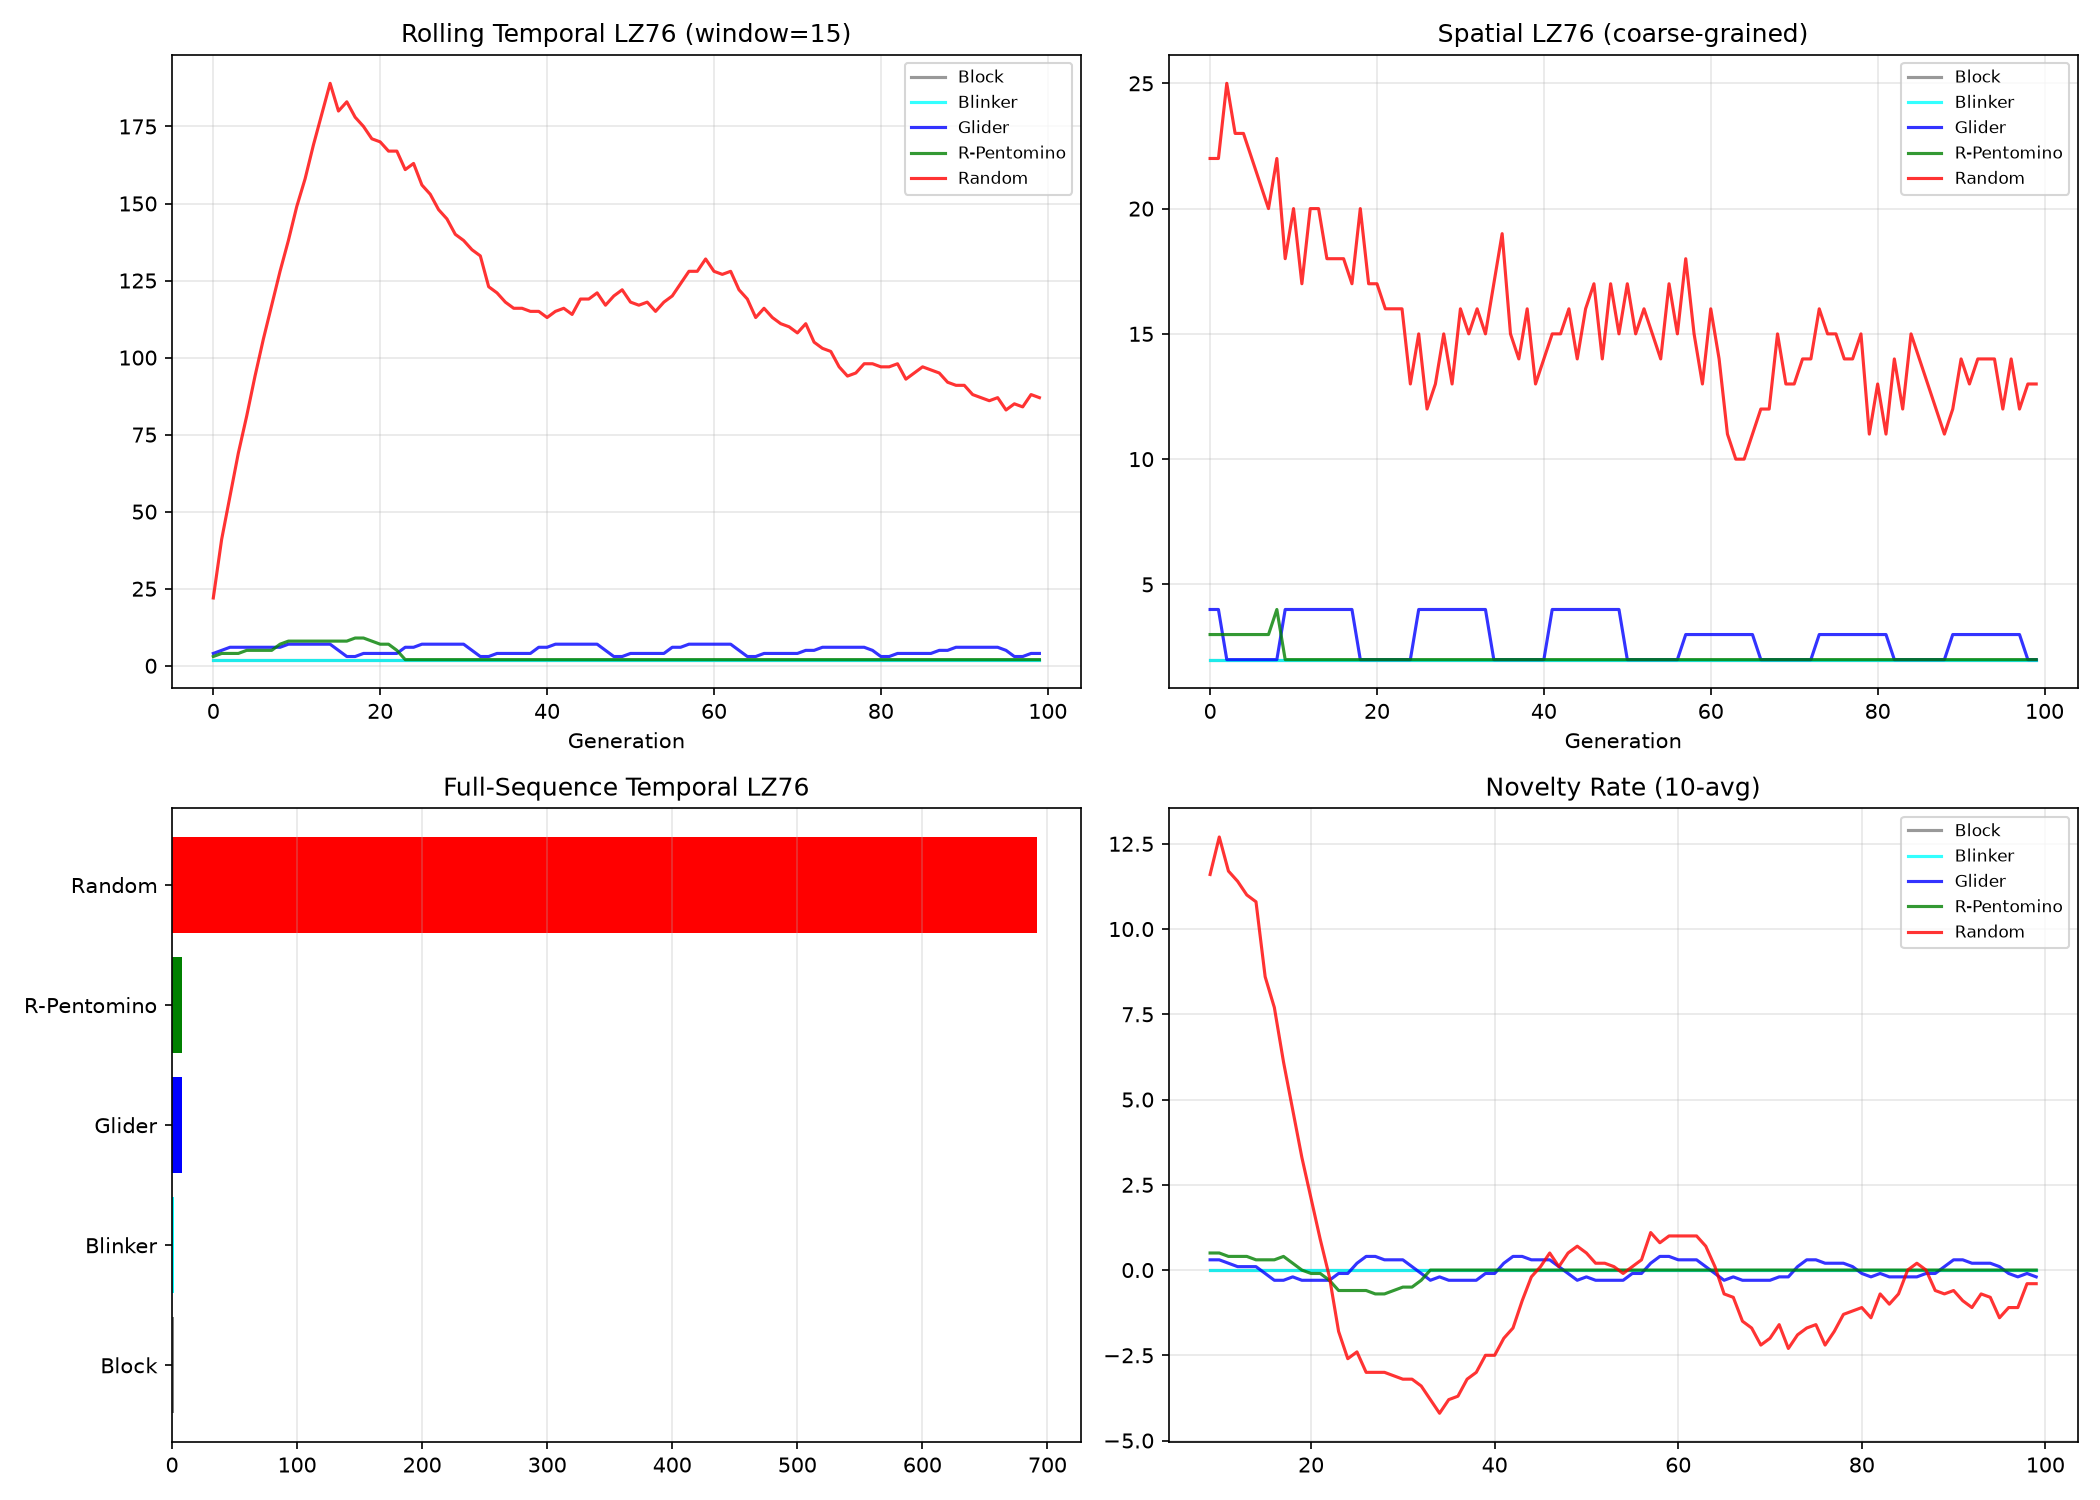

Reproduce this figure in Python.
"""
Optimized independent verification of HYP-006.
Uses LZ76 with a faster implementation and smaller grid for speed.
"""
import numpy as np
import matplotlib
matplotlib.use('Agg')
import matplotlib.pyplot as plt
from scipy.ndimage import convolve
import sys

def gol_step_vec(grid):
    kernel = np.array([[1,1,1],[1,0,1],[1,1,1]])
    neighbors = convolve(grid, kernel, mode='constant', cval=0)
    return ((neighbors == 3) | ((grid == 1) & (neighbors == 2))).astype(int)

def lz76_fast(s):
    """Fast LZ76 complexity using a simple parser."""
    n = len(s)
    if n == 0: return 0
    if n <= 2: return 1
    c = 1
    i = 0
    while i < n:
        j = 1
        while i + j <= n:
            sub = s[i:i+j]
            pre = s[:i+j-1]
            if sub not in pre:
                c += 1
                i += j
                break
            j += 1
        else:
            break
    return c

def coarse_grain(grid, block_size=4, levels=4):
    rows, cols = grid.shape
    symbols = []
    for i in range(0, rows, block_size):
        for j in range(0, cols, block_size):
            block = grid[i:i+block_size, j:j+block_size]
            d = block.sum() / max(block.size, 1)
            level = min(levels - 1, int(d * levels))
            symbols.append(str(level))
    return ''.join(symbols)

def run_one(grid, generations=100, bs=4, window=15):
    states = []
    spatial_lz = []
    g = grid.copy()
    for _ in range(generations):
        states.append(coarse_grain(g, bs))
        # For spatial, use coarse-grain to keep string short
        spatial_lz.append(lz76_fast(states[-1]))
        g = gol_step_vec(g)
    full_tlz = lz76_fast(''.join(states))
    rolling = []
    for i in range(generations):
        start = max(0, i - window + 1)
        rolling.append(lz76_fast(''.join(states[start:i+1])))
    deltas = np.diff(rolling, prepend=rolling[0])
    return full_tlz, rolling, spatial_lz, deltas

# Grid 40x40, 100 generations for speed
G = 100
S = (40, 40)

def block():
    g = np.zeros(S, dtype=int); g[19:21, 19:21] = 1; return g
def glider():
    g = np.zeros(S, dtype=int); g[5,6]=1; g[6,7]=1; g[7,5:8]=1; return g
def rpento():
    g = np.zeros(S, dtype=int); g[20,21]=1; g[21,20:22]=1; g[22,21]=1; return g
def rand():
    np.random.seed(42); return np.random.choice([0,1], size=S, p=[0.5,0.5])
def blinker():
    g = np.zeros(S, dtype=int); g[20,19:22]=1; return g

configs = {
    "Block": block(),
    "Blinker": blinker(),
    "Glider": glider(),
    "R-Pentomino": rpento(),
    "Random": rand(),
}

results = {}
for name, g in configs.items():
    ft, rl, sl, dl = run_one(g, G)
    results[name] = {'full': ft, 'rolling': rl, 'spatial': sl, 'deltas': dl}
    ed = np.mean(dl[:30])
    ld = np.mean(dl[70:])
    print(f"{name:15s} Full={ft:5d} EarlyD={ed:6.2f} LateD={ld:6.2f} Decay={ed/(ld+0.001):.2f}")

print("\n--- Claims ---")
b = results["Block"]["full"]
bl = results["Blinker"]["full"]
gl = results["Glider"]["full"]
r = results["R-Pentomino"]["full"]
rnd = results["Random"]["full"]
print(f"Block={b} Blinker={bl} Glider={gl} RPento={r} Random={rnd}")
print(f"C1 Block lowest: {b <= min(bl, gl, r, rnd)}")
print(f"C2 Periodic < Emergent: Glider({gl}) < RPento({r}) = {gl < r}")
print(f"C3 RPento > all periodic: {r > gl and r > bl}")
print(f"C3 RPento > trivial: {r > b}")
rd = results["Random"]["deltas"]
print(f"C4 Random delta decay: {np.mean(rd[70:]) < np.mean(rd[:30])}")

# Plot
fig, axes = plt.subplots(2, 2, figsize=(14, 10))
names = list(results.keys())
colors = ['gray','cyan','blue','green','red']

for i, n in enumerate(names):
    axes[0,0].plot(results[n]['rolling'], label=n, color=colors[i], alpha=0.8)
axes[0,0].set_title("Rolling Temporal LZ76 (window=15)")
axes[0,0].set_xlabel("Generation"); axes[0,0].legend(fontsize=8); axes[0,0].grid(alpha=0.3)

for i, n in enumerate(names):
    axes[0,1].plot(results[n]['spatial'], label=n, color=colors[i], alpha=0.8)
axes[0,1].set_title("Spatial LZ76 (coarse-grained)")
axes[0,1].set_xlabel("Generation"); axes[0,1].legend(fontsize=8); axes[0,1].grid(alpha=0.3)

tlzs = [results[n]['full'] for n in names]
axes[1,0].barh(names, tlzs, color=colors)
axes[1,0].set_title("Full-Sequence Temporal LZ76"); axes[1,0].grid(alpha=0.3, axis='x')

for i, n in enumerate(names):
    d = np.array(results[n]['deltas'])
    sm = np.convolve(d, np.ones(10)/10, mode='valid')
    axes[1,1].plot(range(9,len(d)), sm, label=n, color=colors[i], alpha=0.8)
axes[1,1].set_title("Novelty Rate (10-avg)"); axes[1,1].legend(fontsize=8); axes[1,1].grid(alpha=0.3)

plt.tight_layout()
plt.savefig("../../shared_agora/artifacts/gol_temporal_lz_verify_v3.png", dpi=150)
plt.close()
print("\nSaved: gol_temporal_lz_verify_v3.png")
